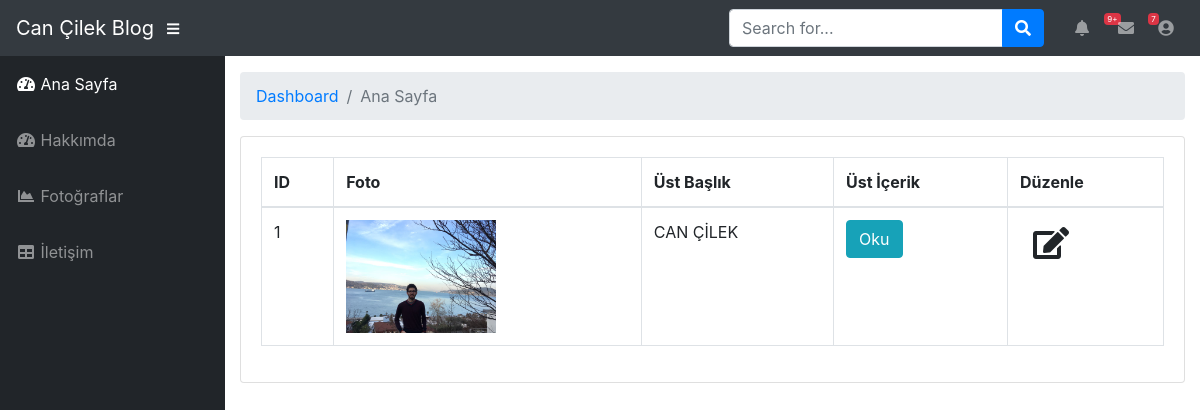
Page /admin/index.php (signed in) on the committed database.
### tables this page shows
CREATE TABLE `anasayfa` (
  `id` int(11) NOT NULL,
  `foto` char(50) NOT NULL,
  `ustBaslik` varchar(250) NOT NULL,
  `ustIcerik` varchar(6000) NOT NULL
);

### admin/index.php (the view, shortened to what this page needs)
<?php
include('../inc/vt.php');
include('inc/head.php');
include('inc/nav.php');
include('inc/sidebar.php');
$sorgu = $baglanti->prepare("SELECT * FROM anasayfa");
$sorgu->execute();
?>
<div id="content-wrapper">
    <div class="container-fluid">
        <ol class="breadcrumb">
            <li class="breadcrumb-item">
                <a href="#">Dashboard</a>
            </li>
            <li class="breadcrumb-item active">Ana Sayfa</li>
        </ol>
        <div class="card mb-3">
            <div class="card-body">
                <div class="table-responsive">
                    <table class="table table-bordered" width="100%" cellspacing="0">
                        <thead>
                        <tr>
                            <th>ID</th>
                            <th>Foto</th>
                            <th>Üst Başlık</th>
                            <th>Üst İçerik</th>
                            <th>Düzenle</th>
                        </tr>
                        </thead>
                        <tbody>
                        <?php while ($sonuc = $sorgu->fetch()) { ?>
                            <tr>
                                <td><?= $sonuc["id"] ?></td>
                                <td><img src="../img/<?= $sonuc["foto"] ?>" width="150px"/></td>
                                <td><?= $sonuc["ustBaslik"] ?></td>
                                <td><a class="btn btn-info" href="#" data-toggle="modal"
                                       data-target="#icerik<?= $sonuc["id"] ?>">Oku</a>
                                </td>
                                <td><a class="btn btn" href="anasayfaGuncelle.php?id=<?= $sonuc["id"] ?>"><span
                                                class="fa fa-edit fa-2x"></span></a></td>
                            </tr>
                            <?php
                        }
                        ?>
                        </tbody>
                    </table>
                </div>
            </div>
        </div>
    </div>
    <?php
    include('inc/footer.php');
    ?>

### rows in the picture
anasayfa: id "1", foto (picture), ustBaslik "CAN ÇİLEK"
